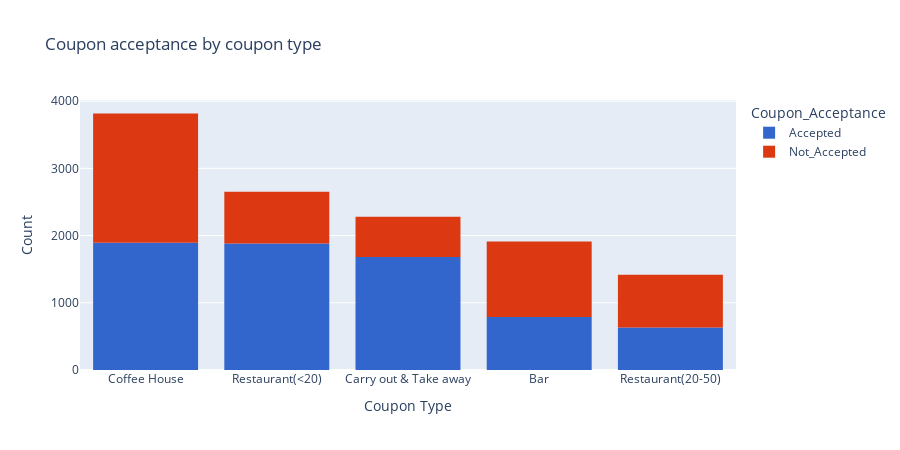

Notebook source saved alongside this figure:
### Markdown cell above
## 5. Use a bar plot to visualize the `coupon` column.

### Code cell
#We will explore the acceptance of coupons by coupon type
fig_coupon = px.histogram(data_clean, x ='coupon',color='Coupon_Acceptance', title = 'Coupon acceptance by coupon type',
                         color_discrete_sequence = px.colors.qualitative.G10, width = 900, height = 450)
fig_coupon.update_xaxes(categoryorder='total descending')
fig_coupon.update_layout(
    xaxis_title='Coupon Type',
    yaxis_title= 'Count')
fig_coupon

### Figure 1 — Plotly figure (JSON) as saved in the notebook; plotly's stock layout.template omitted (floating-point values rounded to 4 significant figures; data arrays with more than 128 entries replaced by an {"elided": "..."} marker saying what was removed)
{"data": [{"alignmentgroup": "True", "bingroup": "x", "hovertemplate": "Coupon_Acceptance=Accepted<br>coupon=%{x}<br>count=%{y}<extra></extra>", "legendgroup": "Accepted", "marker": {"color": "#3366CC", "pattern": {"shape": ""}}, "name": "Accepted", "offsetgroup": "Accepted", "orientation": "v", "showlegend": true, "type": "histogram", "x": {"elided": "6877 str values"}, "xaxis": "x", "yaxis": "y"}, {"alignmentgroup": "True", "bingroup": "x", "hovertemplate": "Coupon_Acceptance=Not_Accepted<br>coupon=%{x}<br>count=%{y}<extra></extra>", "legendgroup": "Not_Accepted", "marker": {"color": "#DC3912", "pattern": {"shape": ""}}, "name": "Not_Accepted", "offsetgroup": "Not_Accepted", "orientation": "v", "showlegend": true, "type": "histogram", "x": {"elided": "5202 str values"}, "xaxis": "x", "yaxis": "y"}], "layout": {"barmode": "relative", "height": 450, "legend": {"title": {"text": "Coupon_Acceptance"}, "tracegroupgap": 0}, "title": {"text": "Coupon acceptance by coupon type"}, "width": 900, "xaxis": {"anchor": "y", "categoryorder": "total descending", "domain": [0, 1], "title": {"text": "Coupon Type"}}, "yaxis": {"anchor": "x", "domain": [0, 1], "title": {"text": "Count"}}}}
